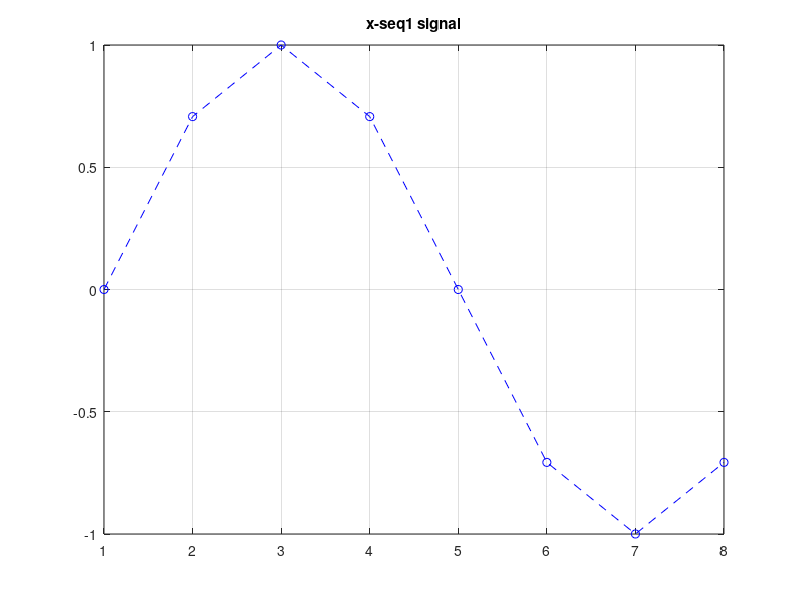
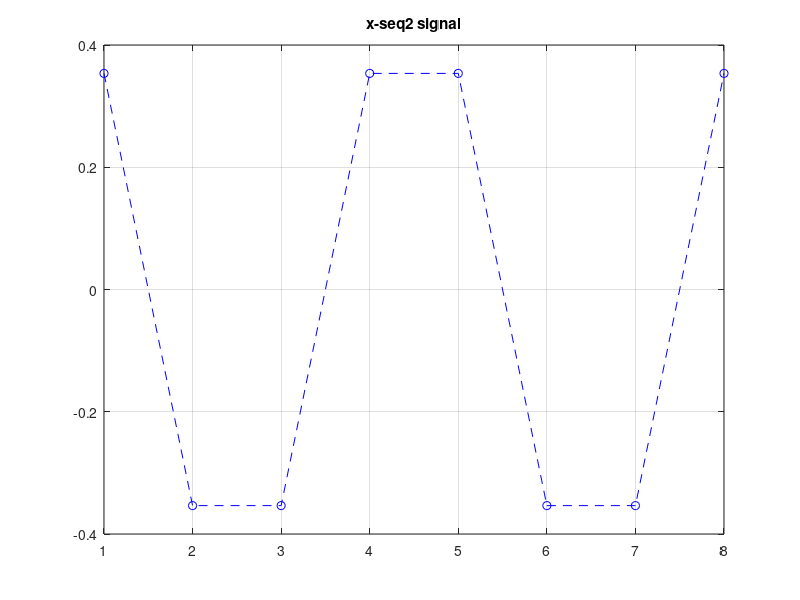
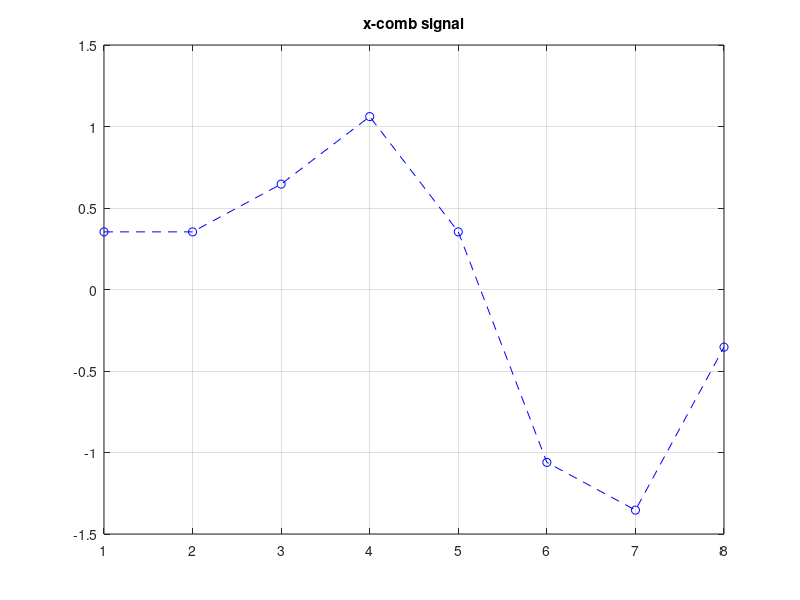

Here is the MATLAB script that generated these plots, in order:
clc;
clear all;
close all;

DFT_points = 8;
j = sqrt(-1);
Fs = 8e3;
ts = 1/Fs;
N = DFT_points;
m = 0:N-1;
x_seq1 = sin(2*pi*1000*m*ts);
x_seq2 = 0.5*sin(2*pi*2000*m*ts+(3*pi/4));
x_comb = sin(2*pi*1000*m*ts)+0.5*sin(2*pi*2000*m*ts+(3*pi/4));
figure; plot(x_seq1,'b--o'); title('x-seq1 signal'); grid on;
figure; plot(x_seq2,'b--o'); title('x-seq2 signal'); grid on;
figure; plot(x_comb,'b--o'); title('x-comb signal'); grid on;
X_exp_seq1 = zeros(1,N);
X_exp_seq2 = zeros(1,N);
X_exp_comb = zeros(1,N);

for m=0:N-1;
    X_1 = 0;
    for n = 0:N-1;
        X = x_seq1(n+1)*exp(-j*2*pi*n*m/N);
        X_1 = X_1+X;
    end;
    X_exp_seq1(m+1) = X_1;
end;
for m=0:N-1;
    X_1 = 0;
    for n = 0:N-1;
        X = x_seq2(n+1)*exp(-j*2*pi*n*m/N);
        X_1 = X_1+X;
    end;
    X_exp_seq2(m+1) = X_1;
end;
for m=0:N-1;
    X_1 = 0;
    for n = 0:N-1;
        X = x_comb(n+1)*exp(-j*2*pi*n*m/N);
        X_1 = X_1+X;
    end;
    X_exp_comb(m+1) = X_1;
end;

X_exp_seq_sum = X_exp_seq1 + X_exp_seq2;
DFT_Linearity_error  = max(abs(X_exp_seq_sum-X_exp_comb));
if abs(DFT_Linearity_error) < 1e-12;
    DFT_Linearity_error = 0;
end;



